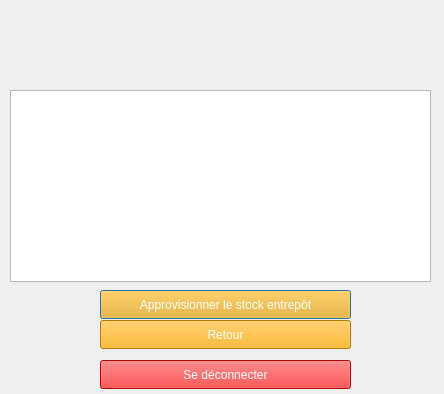
<?xml version="1.0" encoding="UTF-8"?>
<ui version="4.0">
 <class>saisiecommande</class>
 <widget class="QDialog" name="saisiecommande">
  <property name="geometry">
   <rect>
    <x>0</x>
    <y>0</y>
    <width>444</width>
    <height>394</height>
   </rect>
  </property>
  <property name="windowTitle">
   <string>Dialog</string>
  </property>
  <widget class="QLabel" name="label">
   <property name="geometry">
    <rect>
     <x>130</x>
     <y>10</y>
     <width>191</width>
     <height>61</height>
    </rect>
   </property>
   <property name="text">
    <string/>
   </property>
  </widget>
  <widget class="QTableView" name="tableView">
   <property name="geometry">
    <rect>
     <x>10</x>
     <y>90</y>
     <width>421</width>
     <height>192</height>
    </rect>
   </property>
  </widget>
  <widget class="QPushButton" name="pushButton">
   <property name="geometry">
    <rect>
     <x>100</x>
     <y>290</y>
     <width>251</width>
     <height>29</height>
    </rect>
   </property>
   <property name="styleSheet">
    <string notr="true">color: rgb(255, 255, 255);
background-color: rgb(255, 170, 0);</string>
   </property>
   <property name="text">
    <string>Approvisionner le stock entrepôt</string>
   </property>
  </widget>
  <widget class="QPushButton" name="pushButton_2">
   <property name="geometry">
    <rect>
     <x>100</x>
     <y>320</y>
     <width>251</width>
     <height>29</height>
    </rect>
   </property>
   <property name="styleSheet">
    <string notr="true">color: rgb(255, 255, 255);
background-color: rgb(255, 170, 0);</string>
   </property>
   <property name="text">
    <string>Retour</string>
   </property>
  </widget>
  <widget class="QPushButton" name="pushButton_3">
   <property name="geometry">
    <rect>
     <x>100</x>
     <y>360</y>
     <width>251</width>
     <height>29</height>
    </rect>
   </property>
   <property name="styleSheet">
    <string notr="true">color: rgb(255, 255, 255);
background-color: rgb(255, 0, 0);</string>
   </property>
   <property name="text">
    <string>Se déconnecter</string>
   </property>
  </widget>
 </widget>
 <resources/>
 <connections/>
</ui>
